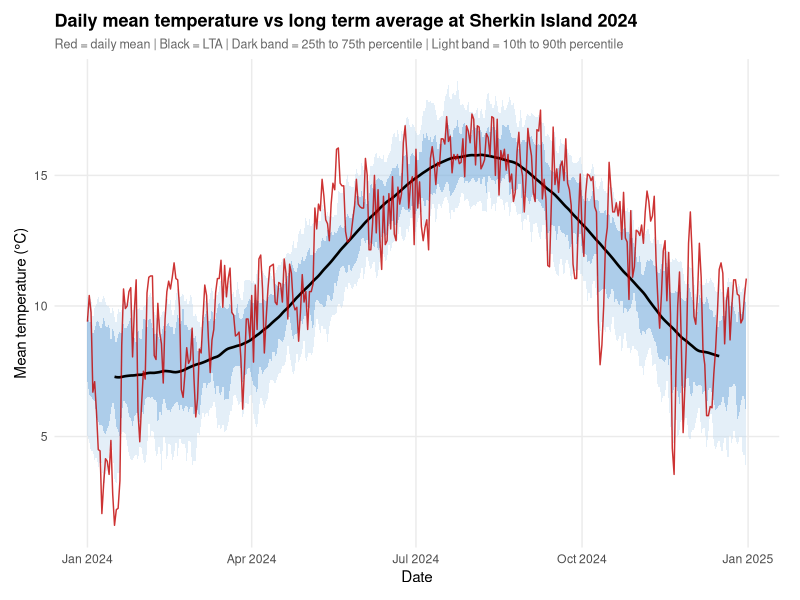
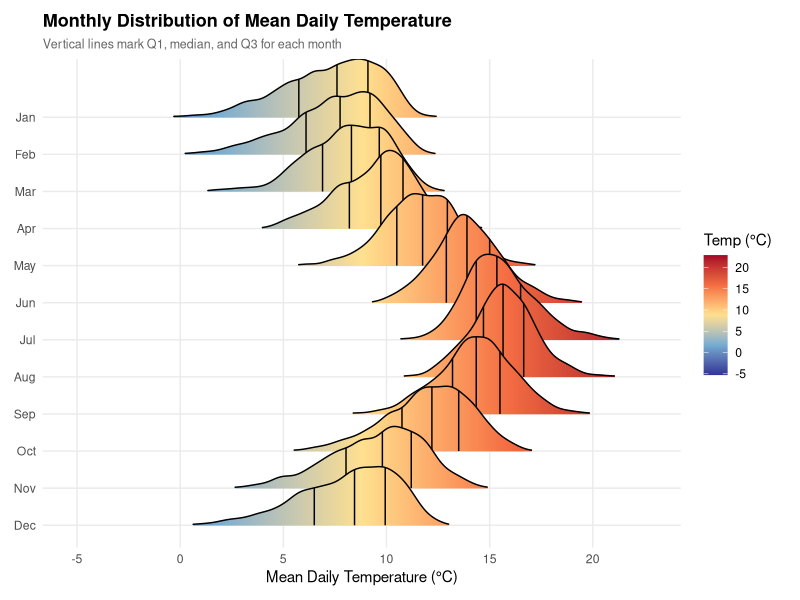
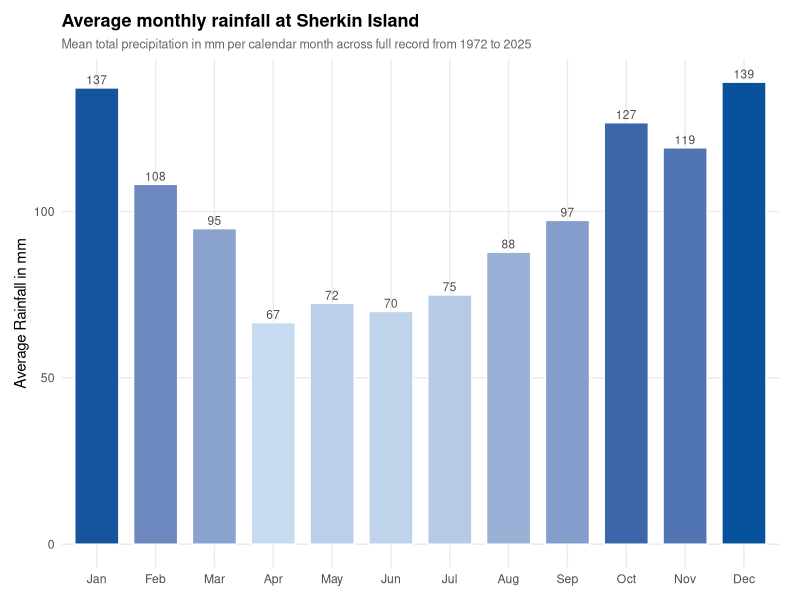
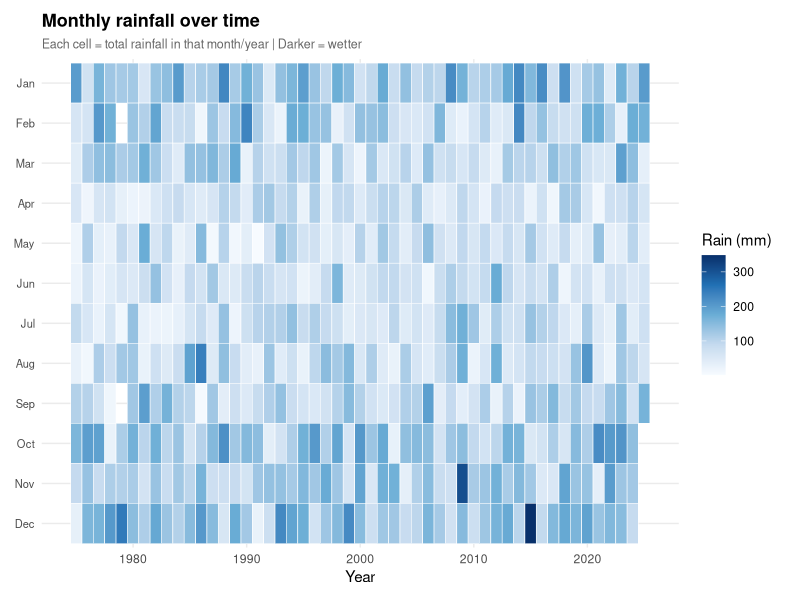
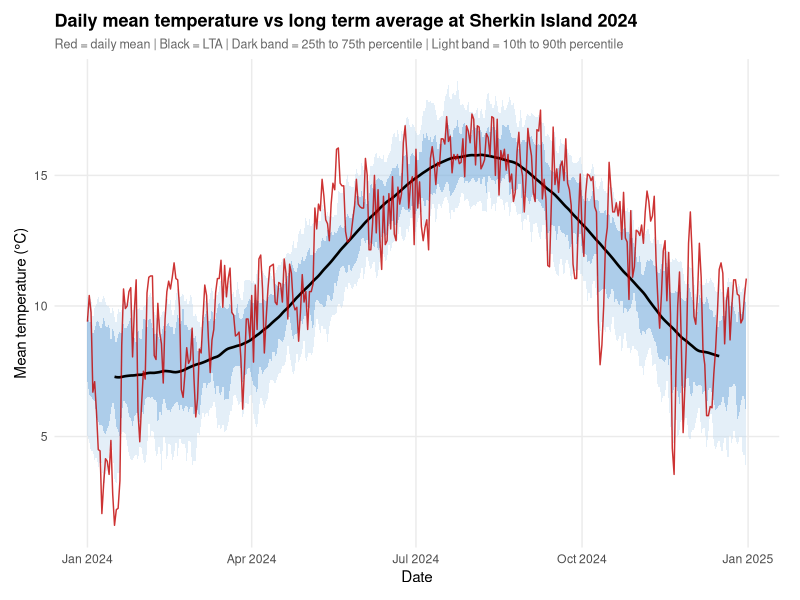
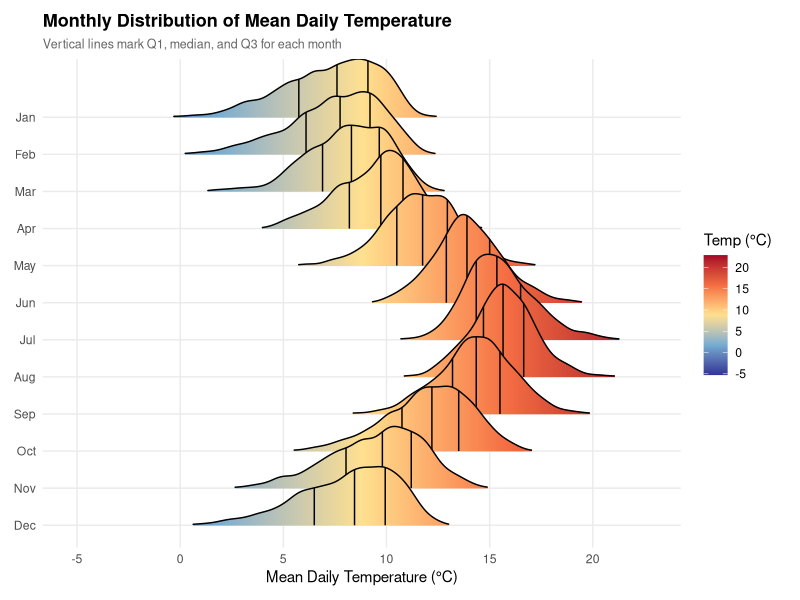
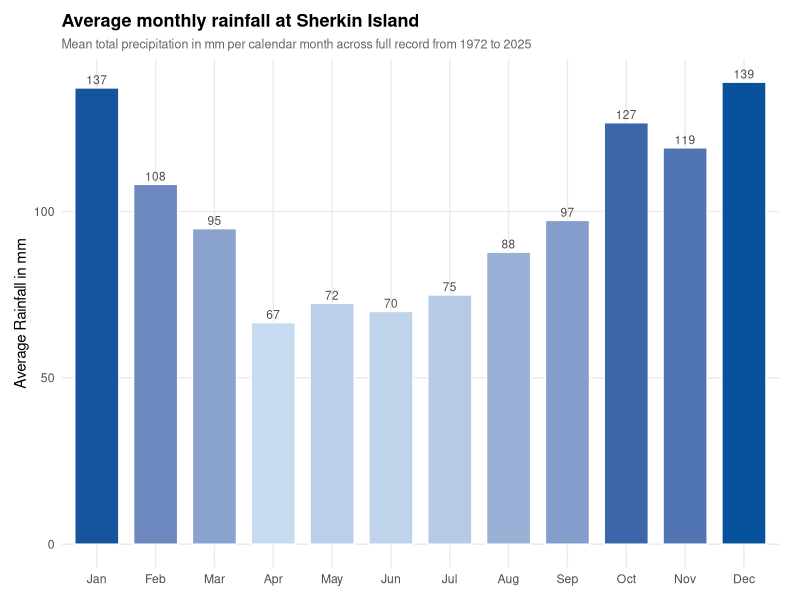
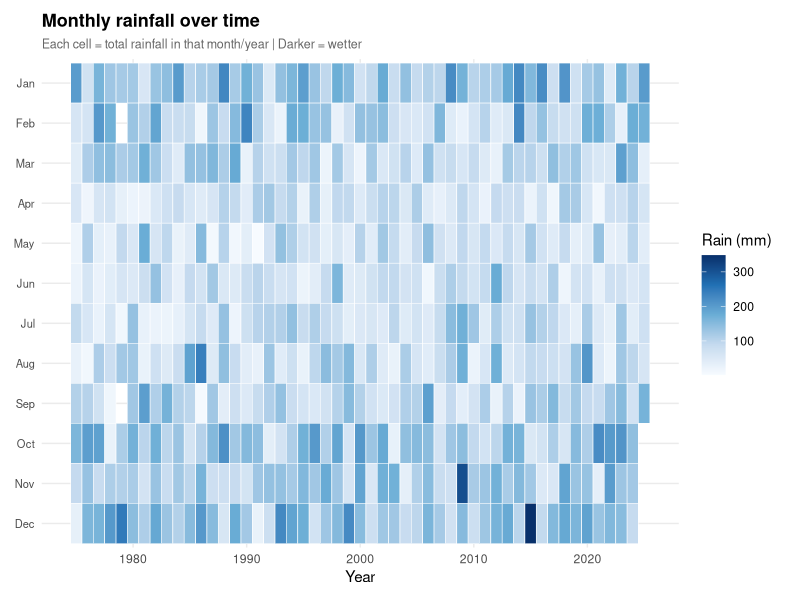

Source code (R) for these figures, in order:
if (!requireNamespace("tidyverse", quietly = TRUE)) install.packages("tidyverse")
if (!requireNamespace("forecast",  quietly = TRUE)) install.packages("forecast")
if (!requireNamespace("ggridges",  quietly = TRUE)) install.packages("ggridges")

library(tidyverse)
library(lubridate)
library(forecast)
library(ggridges)

filter <- dplyr::filter

raw <- read.csv("Data Sherkin Island.csv",
                skip        = 13,
                header      = TRUE,
                na.strings  = c("", " "),
                stringsAsFactors = FALSE)

df <- raw %>%
  select(date, rain = rain, maxt = maxt, mint = mint) %>%
  mutate(
    date      = dmy(date),
    rain      = suppressWarnings(as.numeric(rain)),
    maxt      = suppressWarnings(as.numeric(maxt)),
    mint      = suppressWarnings(as.numeric(mint)),
    meant     = (maxt + mint) / 2,
    year      = year(date),
    month     = month(date, label = TRUE, abbr = TRUE),
    month_num = month(date),
    doy       = yday(date)
  ) %>%
  filter(!is.na(date))

doy_avg <- df %>%
  filter(!is.na(meant)) %>%
  group_by(doy) %>%
  summarise(
    lta_meant = mean(meant, na.rm = TRUE),
    lta_maxt  = mean(maxt,  na.rm = TRUE),
    lta_mint  = mean(mint,  na.rm = TRUE),
    .groups = "drop"
  ) %>%
  arrange(doy) %>%
  mutate(
    lta_meant = as.numeric(ma(lta_meant, order = 30, centre = TRUE)),
    lta_maxt  = as.numeric(ma(lta_maxt,  order = 30, centre = TRUE)),
    lta_mint  = as.numeric(ma(lta_mint,  order = 30, centre = TRUE))
  )

doy_percentiles <- df %>%
  filter(!is.na(meant)) %>%
  group_by(doy) %>%
  summarise(
    p10 = quantile(meant, 0.10, na.rm = TRUE),
    p25 = quantile(meant, 0.25, na.rm = TRUE),
    p75 = quantile(meant, 0.75, na.rm = TRUE),
    p90 = quantile(meant, 0.90, na.rm = TRUE),
    .groups = "drop"
  )

df <- df %>%
  left_join(doy_avg, by = "doy") %>%
  left_join(doy_percentiles, by = "doy") %>%
  mutate(
    dep_meant = meant - lta_meant,
    dep_maxt  = maxt  - lta_maxt,
    dep_mint  = mint  - lta_mint
  )

cat("Temperature quartiles \n")
for (v in c("meant", "maxt", "mint")) {
  q <- quantile(df[[v]], probs = c(0, 0.25, 0.5, 0.75, 1), na.rm = TRUE)
  cat(sprintf("%s -> Min: %.1f  Q1: %.1f  Median: %.1f  Q3: %.1f  Max: %.1f\n",
              v, q[1], q[2], q[3], q[4], q[5]))
}

cat(" Rainfall analysis ")

df <- df %>% mutate(rainy_day = !is.na(rain) & rain > 0.1)

p_rain <- mean(df$rainy_day[!is.na(df$rain)])
cat(sprintf("P(rainy day) = %.4f  (%.1f%% of days)\n", p_rain, p_rain * 100))

monthly_avg <- df %>%
  filter(!is.na(rain)) %>%
  group_by(year, month_num, month) %>%
  summarise(total = sum(rain, na.rm = TRUE), .groups = "drop") %>%
  group_by(month_num, month) %>%
  summarise(avg_rain = mean(total, na.rm = TRUE), .groups = "drop") %>%
  arrange(month_num)

cat("\nAverage monthly rainfall in mm:\n")
print(as.data.frame(monthly_avg[, c("month", "avg_rain")]))

yearly_anomaly <- df %>%
  filter(!is.na(dep_meant)) %>%
  group_by(year) %>%
  summarise(mean_dep = mean(dep_meant, na.rm = TRUE), .groups = "drop") %>%
  mutate(z_score = as.numeric(scale(mean_dep)))

cat("Top five warmest years z-score \n")
print(yearly_anomaly %>% arrange(desc(z_score)) %>% head(5))
cat("Top five coldest years z-score \n")
print(yearly_anomaly %>% arrange(z_score) %>% head(5))

theme_clean <- theme_minimal(base_size = 11) +
  theme(
    plot.title       = element_text(face = "bold", size = 13),
    plot.subtitle    = element_text(size = 9, colour = "grey40"),
    panel.grid.minor = element_blank(),
    plot.margin      = margin(10, 15, 10, 10)
  )

chosen_year <- 2024
temp_year <- df %>% filter(year == chosen_year)

p1 <- ggplot(temp_year, aes(x = date)) +
  geom_ribbon(aes(ymin = p10, ymax = p90), fill = "#BDD7EE", alpha = 0.4) +
  geom_ribbon(aes(ymin = p25, ymax = p75), fill = "#5B9BD5", alpha = 0.4) +
  geom_line(aes(y = lta_meant), colour = "black", linewidth = 0.9) +
  geom_line(aes(y = meant), colour = "#C00000", linewidth = 0.5, alpha = 0.8) +
  labs(
    title    = "Daily mean temperature vs long term average at Sherkin Island 2024",
    subtitle = "Red = daily mean | Black = LTA | Dark band = 25th to 75th percentile | Light band = 10th to 90th percentile",
    x = "Date", y = "Mean temperature (°C)"
  ) +
  theme_clean

print(p1)
ggsave("plot1_temp_vs_lta.png", p1, width = 10, height = 5, dpi = 180)

p2 <- df %>%
  filter(!is.na(meant)) %>%
  ggplot(aes(x = meant, y = fct_rev(month), fill = after_stat(x))) +
  geom_density_ridges_gradient(scale = 2.5, rel_min_height = 0.01,
                               quantile_lines = TRUE, quantiles = c(0.25, 0.5, 0.75)) +
  scale_fill_gradientn(
    colours = c("#313695", "#74ADD1", "#FEE090", "#F46D43", "#A50026"),
    name = "Temp (°C)"
  ) +
  labs(
    title    = "Monthly Distribution of Mean Daily Temperature",
    subtitle = "Vertical lines mark Q1, median, and Q3 for each month",
    x = "Mean Daily Temperature (°C)", y = NULL
  ) +
  theme_clean

print(p2)
ggsave("plot2_temp_ridgeline.png", p2, width = 8, height = 7, dpi = 180)

p3 <- monthly_avg %>%
  ggplot(aes(x = fct_reorder(month, month_num), y = avg_rain, fill = avg_rain)) +
  geom_col(width = 0.75, colour = "white") +
  geom_text(aes(label = round(avg_rain, 0)), vjust = -0.4, size = 3, colour = "grey30") +
  scale_fill_gradient(low = "#C6DBEF", high = "#08519C", name = "mm") +
  labs(
    title    = "Average monthly rainfall at Sherkin Island",
    subtitle = "Mean total precipitation in mm per calendar month across full record from 1972 to 2025",
    x = NULL, y = "Average Rainfall in mm"
  ) +
  theme_clean + theme(legend.position = "none")

print(p3)
ggsave("plot3_monthly_rain_bar.png", p3, width = 8, height = 5, dpi = 180)

monthly_rain_ts <- df %>%
  filter(!is.na(rain), year >= 1975) %>%
  group_by(year, month_num, month) %>%
  summarise(total = sum(rain, na.rm = TRUE), .groups = "drop")

p4 <- ggplot(monthly_rain_ts, aes(x = year, y = fct_rev(month), fill = total)) +
  geom_tile(colour = "white", linewidth = 0.2) +
  scale_fill_gradientn(
    colours = c("#F7FBFF", "#C6DBEF", "#6BAED6", "#2171B5", "#08306B"),
    name = "Rain (mm)", na.value = "grey90"
  ) +
  labs(
    title    = "Monthly rainfall over time",
    subtitle = "Each cell = total rainfall in that month/year | Darker = wetter",
    x = "Year", y = NULL
  ) +
  theme_clean + theme(axis.text.y = element_text(size = 8))

print(p4)
ggsave("plot4_rain_heatmap.png", p4, width = 12, height = 5, dpi = 180)
